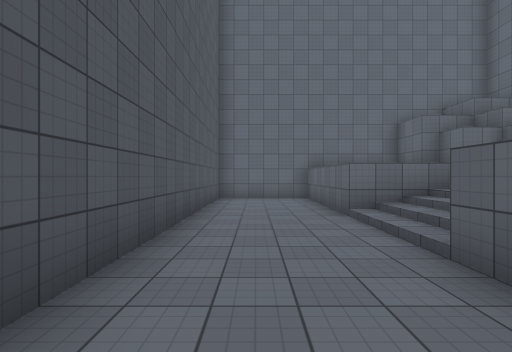
view 1 (above)

17 first-person views from a walk through a Unity game level. The camera is 1.5 m above the floor, looks level and sees 80° across. The floor is counted in squares, 2 m on a side. Each view is taken from the middle of a square. On the plan, view 1 faces up. The plan holds only what a view shows up to about 10 squares ahead; the rest is blank. The place goes on beyond the plan. The player is left out. Some animated figures are not drawn. Surface patterns are stand-ins for the level's own textures.

view 2
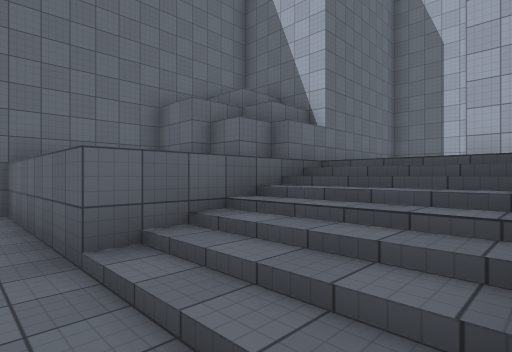

view 3
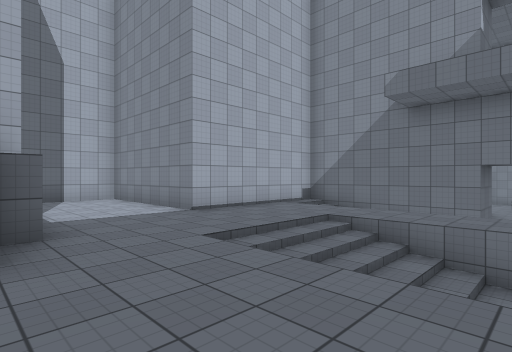

view 4
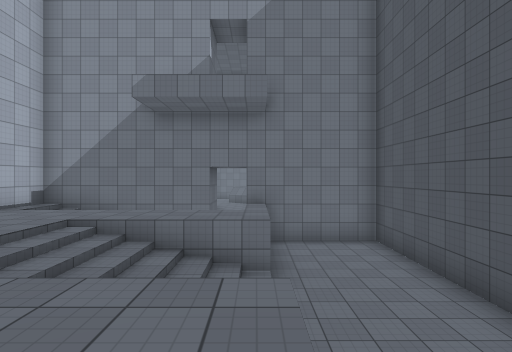

view 5
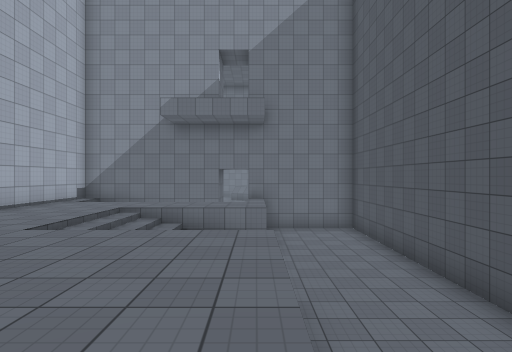

view 6
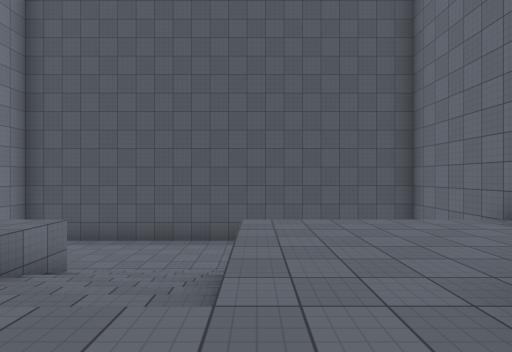

view 7
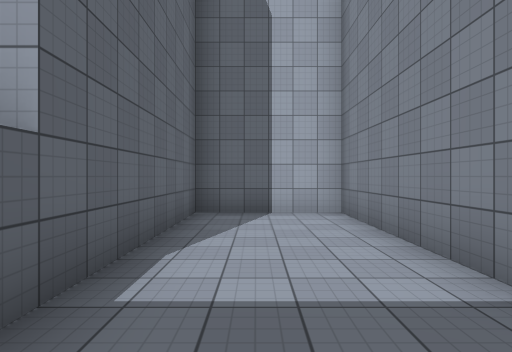

view 8
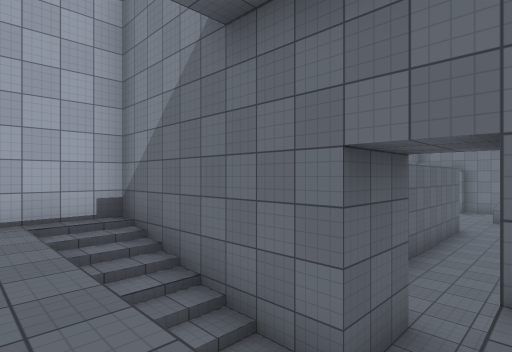

view 9
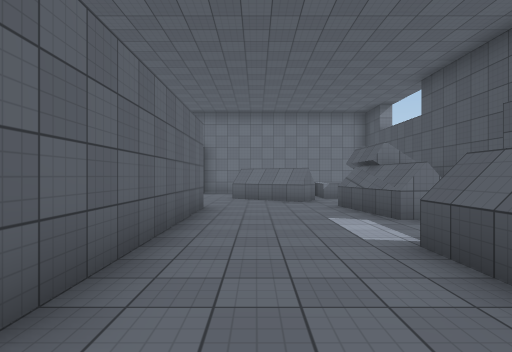

view 10
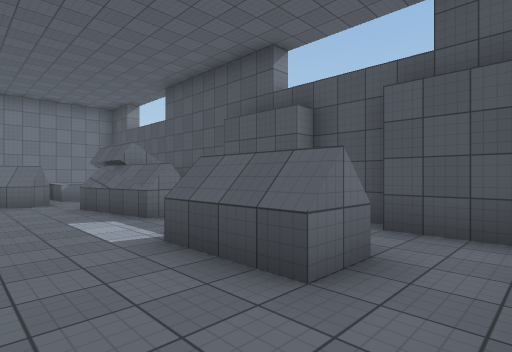

view 11
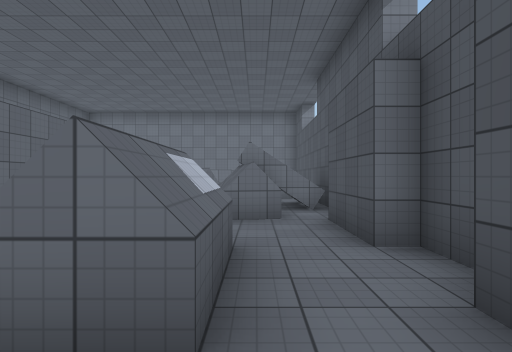

view 12
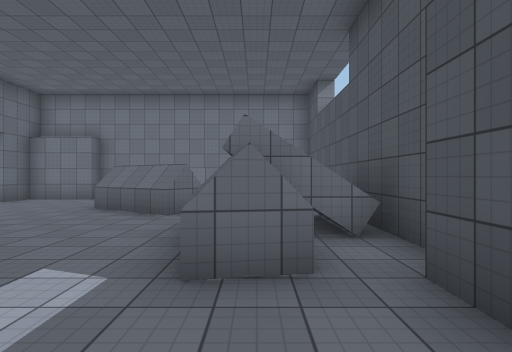

view 13
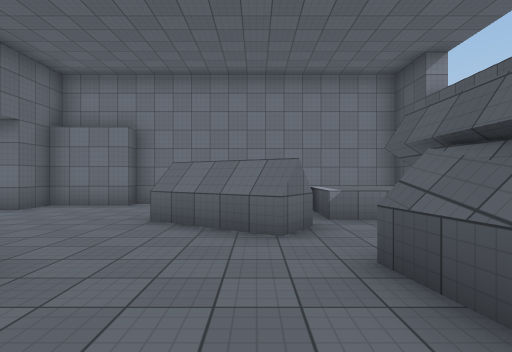

view 14
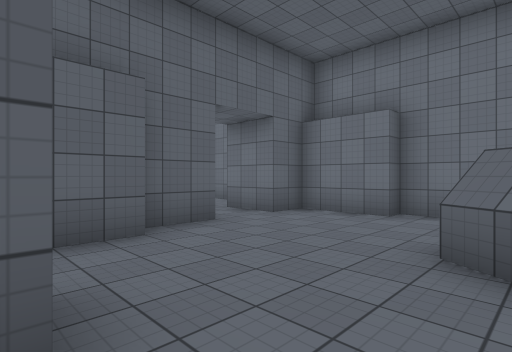

view 15
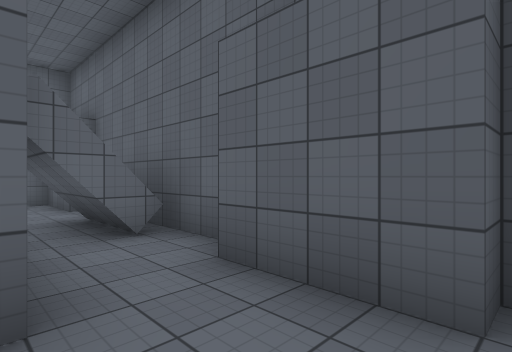

view 16
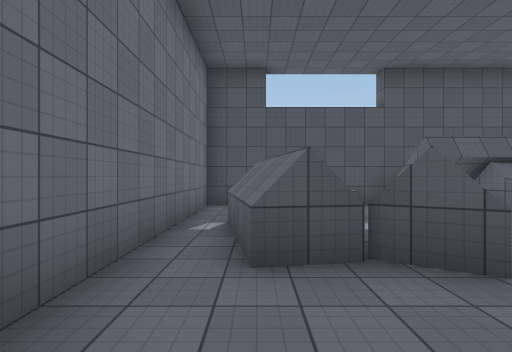

view 17
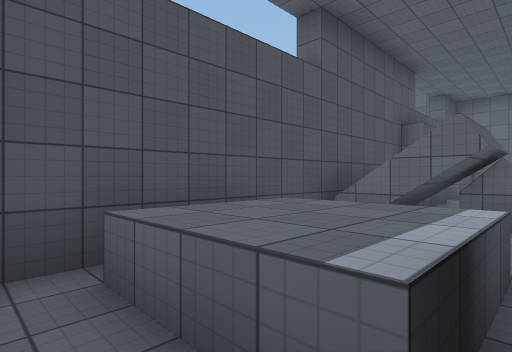

### Floor plan
Key: @ floor where view 1 was taken; # wall or solid block; . main floor; : floor 2 m higher than the main floor; / step, stairs or slope; ^ raised ledge.
Columns run from 2 left of view 1 to 13 right of it. Each row starts with its distance up from view 1.
 11 #######
 10 #...:::#
  9 #...:::##
  8 #...::::########
  7 #...:::::::::::#
  6 #...:::/:::::::#
  5 #...////:::::::#
  4 #...////::######
  3 #...////::#
  2 #...::::::#
  1 #...:.////#
  0 #.@.:.////#
 -1 #####.#####
 -2 #.....  .#
 -3 #...... .#
 -4 #..#...#..
 -5 #..#...#..
 -6 #......###
 -7 #......####
 -8 #.#....#..#
 -9 ###^...#.##
-10 ###......##
-11 #...^.....#
-12 #..###....#
-13 #^^..^.....
-14 #^^^##....#
-15 #.......###
-16 #########

Where each view was taken, in squares from view 1:
view 1: 0 up, 0 right, facing up
view 2: 3 up, 1 right, facing up-right
view 3: 8 up, 2 right, facing down-right
view 4: 8 up, 2 right, facing down
view 5: 10 up, 2 right, facing down
view 6: 6 up, 7 right, facing left
view 7: 6 up, 6 right, facing right
view 8: 2 up, 2 right, facing down-right
view 9: 2 down, 3 right, facing down
view 10: 2 down, 3 right, facing down-left
view 11: 2 down, 0 right, facing down
view 12: 5 down, 0 right, facing down
view 13: 7 down, 2 right, facing down
view 14: 9 down, 3 right, facing down-right
view 15: 11 down, 5 right, facing up-right
view 16: 14 down, 6 right, facing left
view 17: 15 down, 1 right, facing up-left
